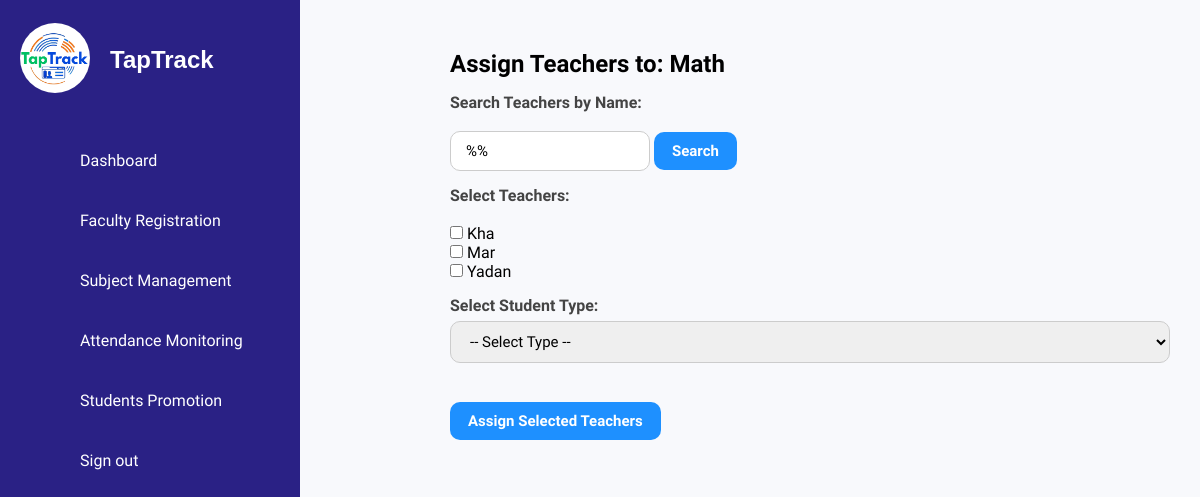
The app's page /assign_subjects.php?subject_id=8 with its own data.
### tables this page shows
CREATE TABLE `subjects` (
  `id` int(11) NOT NULL,
  `subject_name` varchar(255) NOT NULL,
  `student_type` enum('Regular Student','STI Student','Both') NOT NULL,
  `created_at` timestamp NOT NULL DEFAULT current_timestamp()
);

CREATE TABLE `faculty` (
  `id` int(11) NOT NULL,
  `teacher_id` varchar(6) NOT NULL,
  `name` varchar(100) NOT NULL,
  `email` varchar(100) NOT NULL,
  `contact` varchar(20) DEFAULT NULL,
  `dob` date NOT NULL,
  `password` varchar(255) NOT NULL
);

### assign_subjects.php (the view, shortened to what this page needs)
<?php
include('db_connection.php');
$subject_id = $_GET['subject_id'] ?? null;
$subject_query = $conn->prepare("SELECT subject_name, student_type FROM subjects WHERE id = ?");
$subject_query->bind_param("i", $subject_id);
$subject_query->execute();
$subject = $subject_query->get_result()->fetch_assoc();
$search_term = '';
$teachers_query = $conn->prepare("SELECT id, name FROM Faculty WHERE name LIKE ? ORDER BY name ASC");
$search_term = "%" . $search_term . "%";
$teachers_query->bind_param("s", $search_term);
$teachers_query->execute();
$teachers = $teachers_query->get_result();
?>
<!DOCTYPE html>
<html lang="en">
<head>
    <link rel="stylesheet" href="assets/css/style.css">
    <link rel="stylesheet" href="assets/css/subject.css">
</head>
<body>
<?php include('sidebar.php'); ?>
<div class="subject-manager" style="margin-left: 420px;">
    <h2>Assign Teachers to: <?= htmlspecialchars($subject['subject_name']) ?></h2>
    <form method="POST">
        <label>Search Teachers by Name:</label>
        <input type="text" name="search_term" value="<?= htmlspecialchars($search_term) ?>" placeholder="Search..." style="width: 200px;">
        <input type="submit" value="Search">
    </form>
    <form method="POST">
        <label>Select Teachers:</label><br>
        <?php while ($row = $teachers->fetch_assoc()): ?>
            <input type="checkbox" name="teacher_ids[]" value="<?= $row['id'] ?>"> <?= htmlspecialchars($row['name']) ?><br>
        <?php endwhile; ?>
        <label>Select Student Type:</label>
        <select name="student_type" required>
            <option value="">-- Select Type --</option>
        </select>
        <br><br>
        <input type="submit" value="Assign Selected Teachers">
    </form>
</div>
</body>
</html>

### assets/css/style.css (style rules this page uses)
* { font-family: 'Ubuntu', sans-serif; margin: 0; padding: 0; box-sizing: border-box; }
:root { --blue: #2a2185; --white: #fff; --gray: #f5f5f5; --black1: #222; --black2: #999; }
body { min-height: 100vh; overflow-x: hidden; }

### assets/css/subject.css (style rules this page uses)
body { font-family: 'Segoe UI', Tahoma, Geneva, Verdana, sans-serif; background-color: #f8f9fc; }
.subject-manager { margin-left: 400px; padding: 30px; max-width: 1000px; padding-top: 50px; }
label { font-weight: 600; color: #444; display: block; margin-top: 15px; }
input[type="text"], select { width: 100%; padding: 10px 15px; border: 1px solid #ccc; border-radius: 10px; margin-top: 6px; font-size: 15px; }
input[type="submit"], .assign-btn { margin-top: 20px; background-color: #1e90ff; color: #fff; border: none; padding: 10px 18px; font-size: 15px; font-weight: bold; border-radius: 10px; cursor: pointer; transition: background 0.3s ease; text-decoration: none; display: inline-block; }

### records on screen
subjects: subject_name "Math"
faculty: name "Kha"
faculty: name "Mar"
faculty: name "Yadan"
